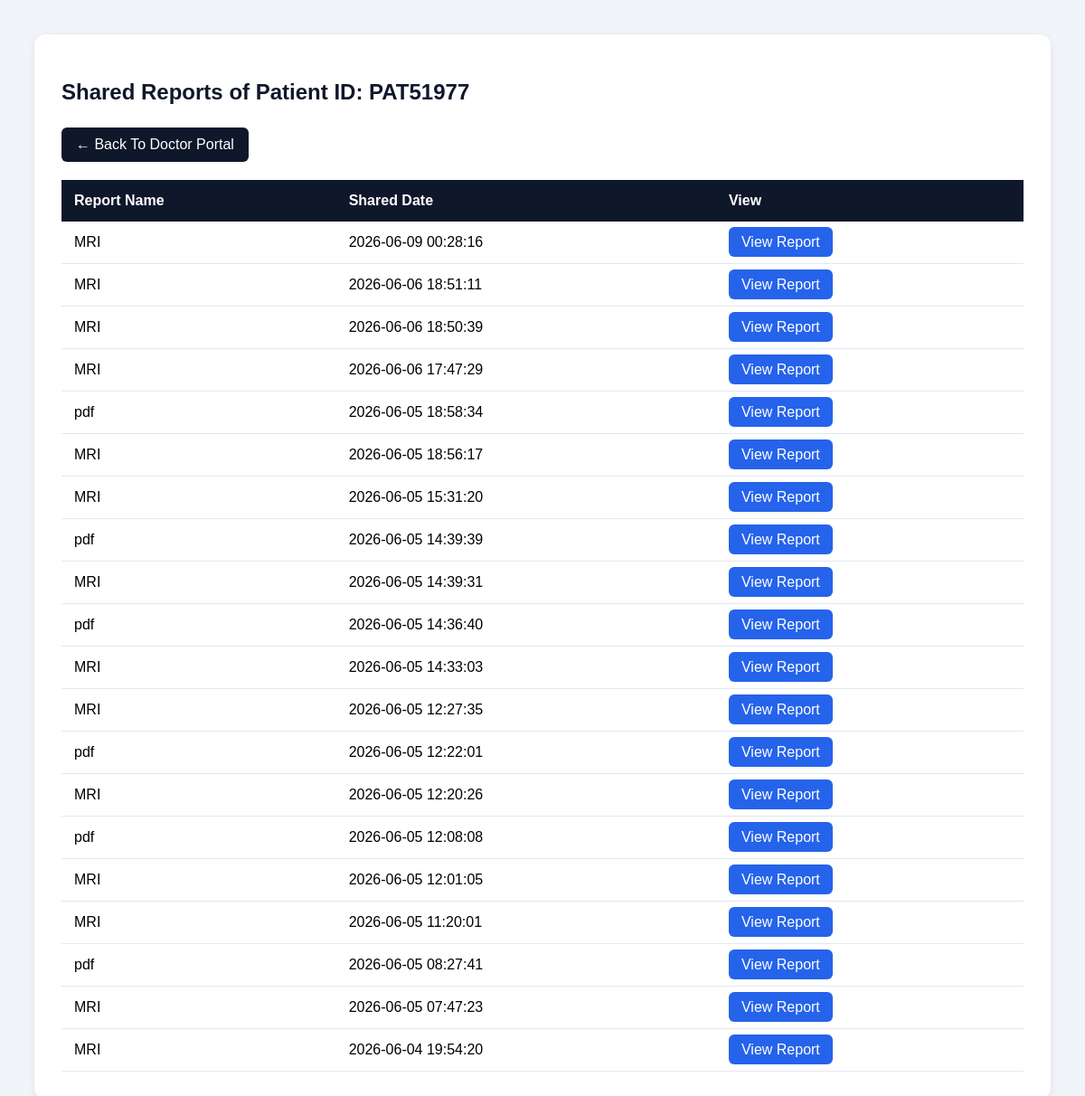
/patient_reports/PAT51977 (signed in), run on the app's committed database.
### tables this page shows
CREATE TABLE shared_reports (
            id INTEGER PRIMARY KEY AUTOINCREMENT,
            patient_id TEXT,
            doctor_name TEXT,
            report_name TEXT,
            file_name TEXT,
            shared_at TIMESTAMP DEFAULT CURRENT_TIMESTAMP
        , appointment_id TEXT);

### app.py (the view)
@app.route('/patient_reports/<patient_id>')
def patient_reports(patient_id):
    if 'user' not in session:
        return redirect(url_for('login'))
    conn = sqlite3.connect(DATABASE)
    conn.row_factory = sqlite3.Row
    cursor = conn.cursor()
    cursor.execute('''
        SELECT *
        FROM shared_reports
        WHERE patient_id=?
        ORDER BY shared_at DESC
    ''', (patient_id,))
    reports = cursor.fetchall()
    conn.close()
    return render_template(
        'patient_reports.html',
        reports=reports,
        patient_id=patient_id
    )

### hospital_management_system/templates/patient_reports.html (shortened to what this page needs)
<!DOCTYPE html>
<html lang="en">
<head>
</head>
<body>
    <div class="container">
        <h2>
            Shared Reports of Patient ID:
            {{ patient_id }}
        </h2>
        <a href="{{ url_for('doctor_portal') }}"
        class="back-btn">
            ← Back To Doctor Portal
        </a>
        <table>
            <tr>
                <th>Report Name</th>
                <th>Shared Date</th>
                <th>View</th>
            </tr>
            {% if reports %}
                {% for report in reports %}
                <tr>
                    <td>{{ report['report_name'] }}</td>
                    <td>{{ report['shared_at'] }}</td>
                    <td>
                        <a href="{{ url_for(
                            'view_shared_report',
                            filename=report['file_name']
                        ) }}"
                           target="_blank">
                            View Report
                        </a>
                    </td>
                </tr>
                {% endfor %}
            {% else %}
                <tr>
                    <td colspan="3">
                        No Reports Shared Yet
                    </td>
                </tr>
            {% endif %}
        </table>
    </div>
</body>
</html>

### hospital_management_system/templates/patient_reports.html (style rules this page uses)
body { font-family:Arial; background:#f1f5f9; padding:30px; }
.container { background:white; padding:30px; border-radius:12px; box-shadow:0 2px 10px rgba(0,0,0,0.08); }
h2 { margin-bottom:25px; color:#0f172a; }
table { width:100%; border-collapse:collapse; }
table th { background:#0f172a; color:white; padding:14px; text-align:left; }
table td { padding:14px; border-bottom:1px solid #e2e8f0; }
a { background:#2563eb; color:white; padding:8px 14px; border-radius:6px; text-decoration:none; }
.back-btn { display:inline-block; margin-bottom:20px; background:#0f172a; color:white; padding:10px 16px; border-radius:6px; text-decoration:none; transition:0.3s; }

### data on the page
shared_reports: report_name "MRI", shared_at "2026-06-09 00:28:16"
shared_reports: report_name "MRI", shared_at "2026-06-06 18:51:11"
shared_reports: report_name "MRI", shared_at "2026-06-06 18:50:39"
shared_reports: report_name "MRI", shared_at "2026-06-06 17:47:29"
shared_reports: report_name "pdf", shared_at "2026-06-05 18:58:34"
shared_reports: report_name "MRI", shared_at "2026-06-05 18:56:17"
shared_reports: report_name "MRI", shared_at "2026-06-05 15:31:20"
shared_reports: report_name "pdf", shared_at "2026-06-05 14:39:39"
shared_reports: report_name "MRI", shared_at "2026-06-05 14:39:31"
shared_reports: report_name "pdf", shared_at "2026-06-05 14:36:40"
shared_reports: report_name "MRI", shared_at "2026-06-05 14:33:03"
shared_reports: report_name "MRI", shared_at "2026-06-05 12:27:35"
shared_reports: report_name "pdf", shared_at "2026-06-05 12:22:01"
shared_reports: report_name "MRI", shared_at "2026-06-05 12:20:26"
shared_reports: report_name "pdf", shared_at "2026-06-05 12:08:08"
shared_reports: report_name "MRI", shared_at "2026-06-05 12:01:05"
shared_reports: report_name "MRI", shared_at "2026-06-05 11:20:01"
shared_reports: report_name "pdf", shared_at "2026-06-05 08:27:41"
shared_reports: report_name "MRI", shared_at "2026-06-05 07:47:23"
shared_reports: report_name "MRI", shared_at "2026-06-04 19:54:20"

### other printed values
{{ patient_id }} "PAT51977"
